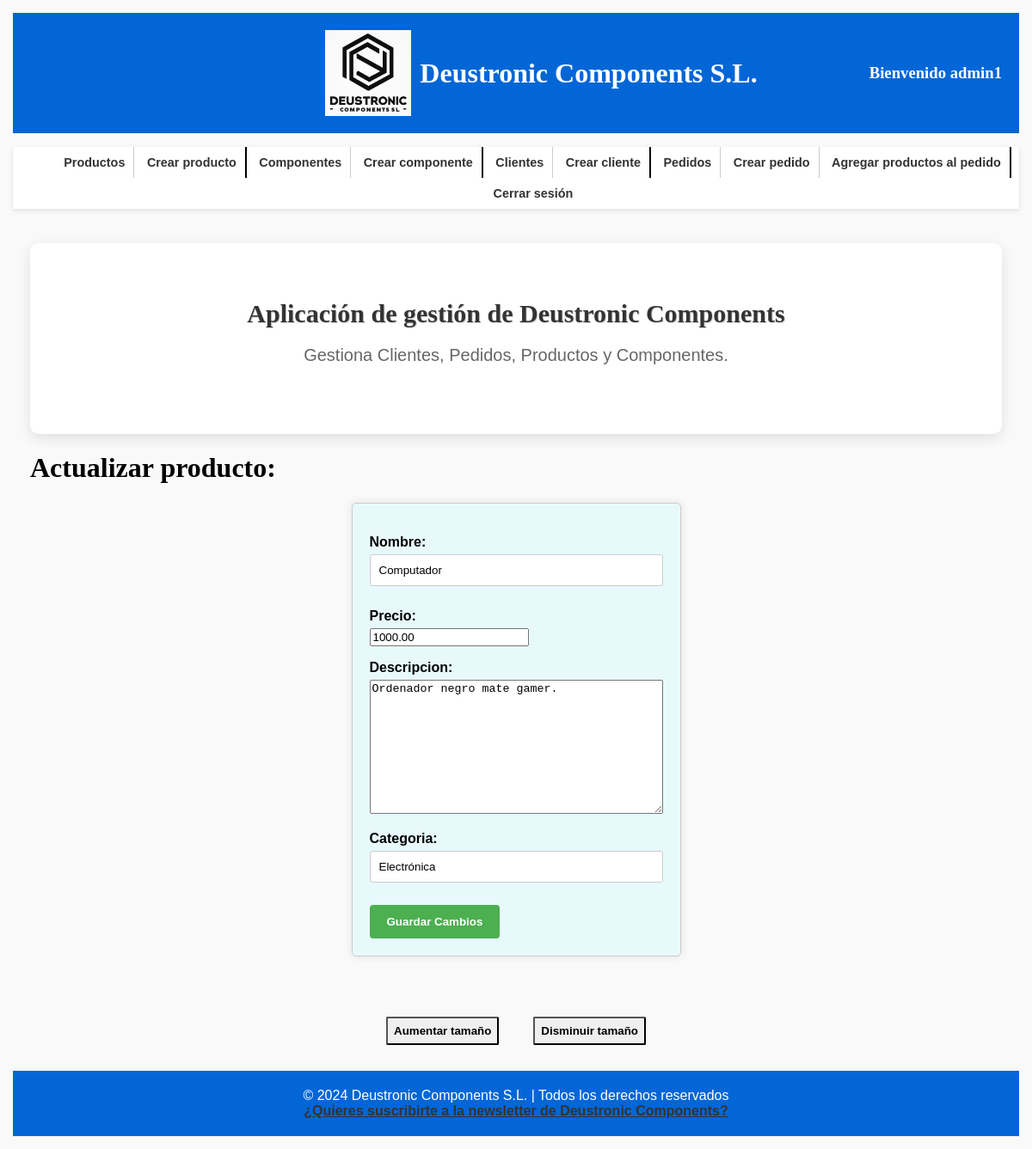
Page /appDeustronicComponents/producto/1/update/ (signed in) on the committed database.
### appDeustronicComponents/models.py (models this page shows, shortened)
class Producto(models.Model):
    cod_ref_prod = models.CharField(max_length=100, primary_key=True)
    precio = models.DecimalField(max_digits=10, decimal_places=2)
    nombre = models.CharField(max_length=100)
    descripcion = models.TextField()
    categoria = models.CharField(max_length=100)
    componente = models.ManyToManyField(Componente)
    created = models.DateTimeField(auto_now_add=True)
    updated = models.DateTimeField(auto_now=True)
    class Meta:
        verbose_name_plural = "productos"
        verbose_name = "producto"
        ordering = ["-created"]

### appDeustronicComponents/views.py (the view, shortened to what this page needs)
# urls.py: path('producto/<str:pk>/update/', ProductoUpdateView.as_view(), name='producto_update'),
class ProductoUpdateView(UpdateView):
    model = Producto
    form_class = ProductoFormUpdate
    template_name = 'appDeustronicComponents/producto_update.html'
    success_url = reverse_lazy('lista_productos')
    @method_decorator(login_required)
    def get(self, request, *args, **kwargs):
        pk = self.kwargs.get('pk')
        producto = get_object_or_404(Producto, pk=pk)
        formulario = ProductoFormUpdate(instance=producto)
        context = {
            'formulario': formulario,
            'producto': producto
        }
        return render(request, self.template_name, context)

### appDeustronicComponents/forms.py
class ProductoFormUpdate(forms.ModelForm):
    class Meta:
        model = Producto
        fields = ['nombre', 'precio', 'descripcion', 'categoria']

### templates/appDeustronicComponents/producto_update.html (shortened to what this page needs)
{% extends 'base.html' %}
{% block contenido %}
    <h1>Actualizar producto: {{ producto.cod_ref_ped }}</h1>
    <div class="contenedor-formulario">
        <form method="post">
            {{ formulario.as_p }}
            <button type="submit">Guardar Cambios</button>
        </form>
    </div>
{% endblock %}

### templates/base.html (shortened to what this page needs)
<!DOCTYPE html>
<html lang="es">
<head>
    {% load static %}
    <link rel="stylesheet" href="{% static 'css/style.css' %}">
</head>
<body>
<header>
    <div class="logo-container">
        <a href="/appDeustronicComponents/">
            <img src="{% static 'images/logo.jpg' %}" alt="Deustronic Components Logo">
        </a>
        <h1>Deustronic Components S.L.</h1>
    </div>
    <div class="Bienvenida">
        <h3>
            Bienvenido {{ request.user.username }}
        </h3>
    </div>
</header>
<nav>
    <ul id="listaNav">
        <li><a href="{% url 'lista_productos' %}">Productos</a></li>
        <li class="separador"><a href="{% url 'crear_producto' %}">Crear producto</a></li>
        <li><a href="{% url 'lista_componentes' %}">Componentes</a></li>
        <li class="separador"><a href="{% url 'crear_componente' %}">Crear componente</a></li>
        <li><a href="{% url 'lista_clientes' %}">Clientes</a></li>
        <li class="separador"><a href="{% url 'crear_cliente' %}">Crear cliente</a></li>
        <li><a href="{% url 'lista_pedido_productos' %}">Pedidos</a></li>
        <li><a href="{% url 'crear_pedido' %}">Crear pedido</a></li>
        <li class="separador"><a href="{% url 'crear_pedido_producto' %}">Agregar productos al pedido</a></li>
        <li><a href="{% url 'logout' %}">Cerrar sesión</a></li>
    </ul>
</nav>
<div id="content">
    <section class="main-section">
        <h2>Aplicación de gestión de Deustronic Components</h2>
        <p>Gestiona Clientes, Pedidos, Productos y Componentes.</p>
    </section>
    {% block contenido %}{% endblock %}
</div>
<div id="tamaño_texto">
    <button id="aumentar">Aumentar tamaño</button>
    <button id="disminuir">Disminuir tamaño</button>
</div>
<footer>
    &copy; 2024 Deustronic Components S.L. | Todos los derechos reservados
    <br>
    <a href="{% url 'mail' %}" class="newsletter">¿Quieres suscribirte a la newsletter de Deustronic Components?</a>
</footer>
</body>
</html>

### static/css/style.css (style rules this page uses)
html { box-sizing: border-box; font-size: 62.5%; }
*, *:before, *:after { box-sizing: inherit; }
img { max-width: 100%; display: flex; }
h1, h2, h3 { font-family: "Playfair Display", serif; }
h2 { text-align: center; text-shadow: 1px 1px 1px rgba(0, 0, 0, 0.2); }
body { font-family: Arial, sans-serif; margin: 1rem; padding: 0.5rem; background-color: #f9f9f9; font-size: 1.6rem; }
header { background-color: #0366d6; padding: 20px; color: #fff; display: flex; justify-content: space-between; align-items: center; text-align: center; }
.logo-container { margin-left: 30rem; display: flex; align-items: center; justify-content: center; flex-grow: 1; }
.logo-container h1 { margin: 0; }
.Bienvenida { display: flex; align-items: center; justify-content: flex-end; text-align: right; flex-grow: 1; margin-left: auto; }
nav { background-color: #fff; box-shadow: 0 2px 5px rgba(0, 0, 0, 0.1); text-align: center; }
nav ul li:last-child { border-right: 0; }
a { color: #333; font-weight: bold; transition: color 0.3s ease; text-decoration: underline; }
#content { margin: 20px auto; padding: 20px; min-width: 100%; max-width: 100%; display: block; }
.main-section { background-color: #fff; border-radius: 10px; box-shadow: 0 5px 15px rgba(0, 0, 0, 0.1); padding: 40px; text-align: center; }
.main-section h2 { color: #333; font-size: 3rem; margin-bottom: 20px; }
.main-section p { color: #666; font-size: 2rem; margin-bottom: 40px; text-align: center; }
.contenedor-formulario { display: flex; align-items: center; justify-content: center; height: auto; }
form { background-color: #e8f9fc; width: auto; margin: 0 auto; padding: 20px; border: 1px solid #ccc; border-radius: 5px; box-shadow: 0 0 10px rgba(0, 0, 0, 0.1); }
label { display: block; margin-bottom: 5px; font-weight: bold; }
input[type="text"], input[type="email"], input[type="password"] { width: 100%; padding: 10px; margin-bottom: 10px; border: 1px solid #ccc; border-radius: 3px; }
[type="submit"] { background-color: #4CAF50; color: white; padding: 12px 20px; border: none; border-radius: 4px; cursor: pointer; transition: background-color 0.3s; font-weight: bold; }
footer { background-color: #0366d6; color: #fff; text-align: center; padding: 20px 0; }

### rows in the picture
Producto: nombre "Computador", precio "1000.00", descripcion "Ordenador negro mate gamer.", categoria "Electrónica"

### other values in the picture
{{ request.user.username }} "admin1"
